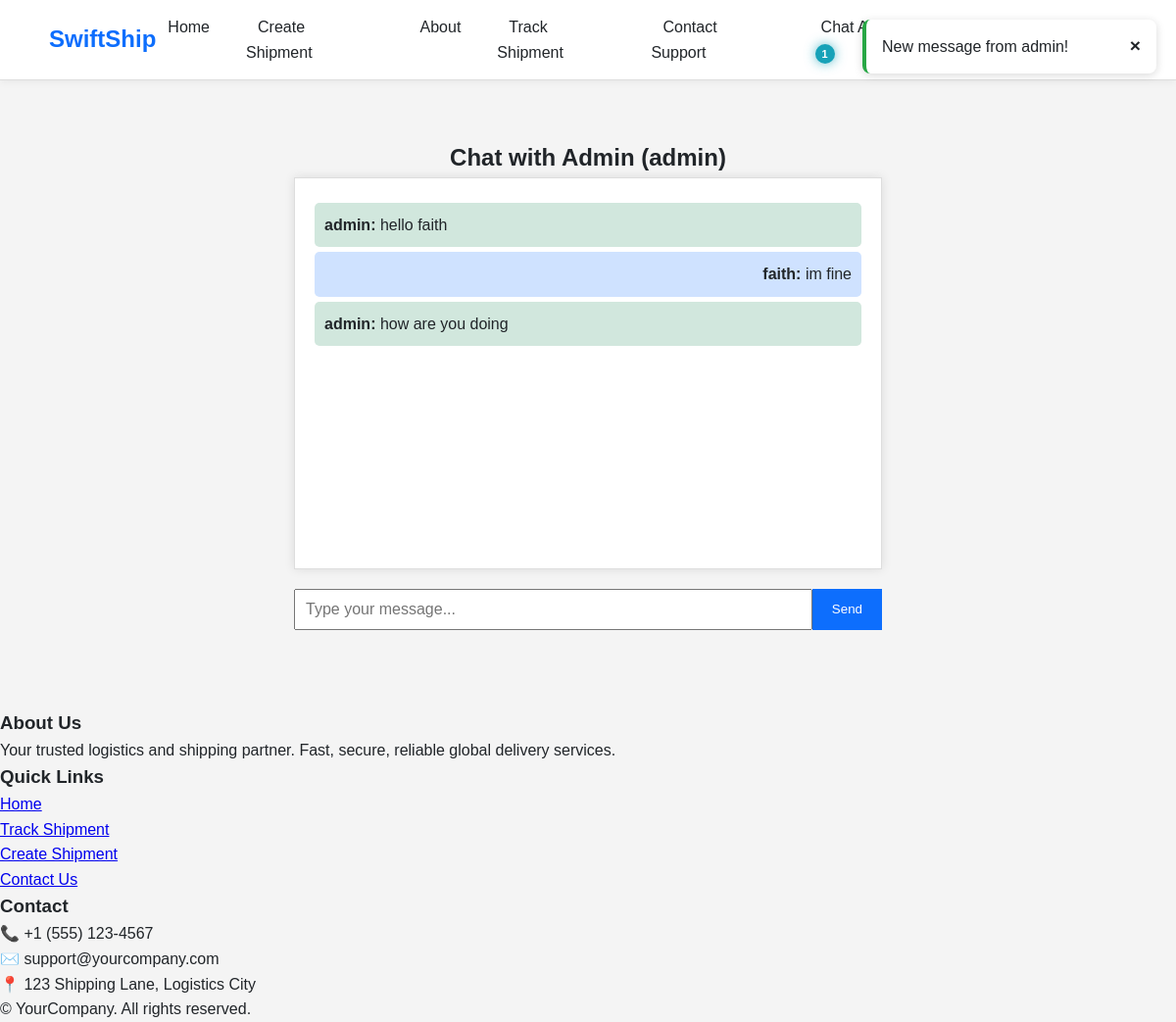
The page /user_chat (signed in) on the database as committed earlier.
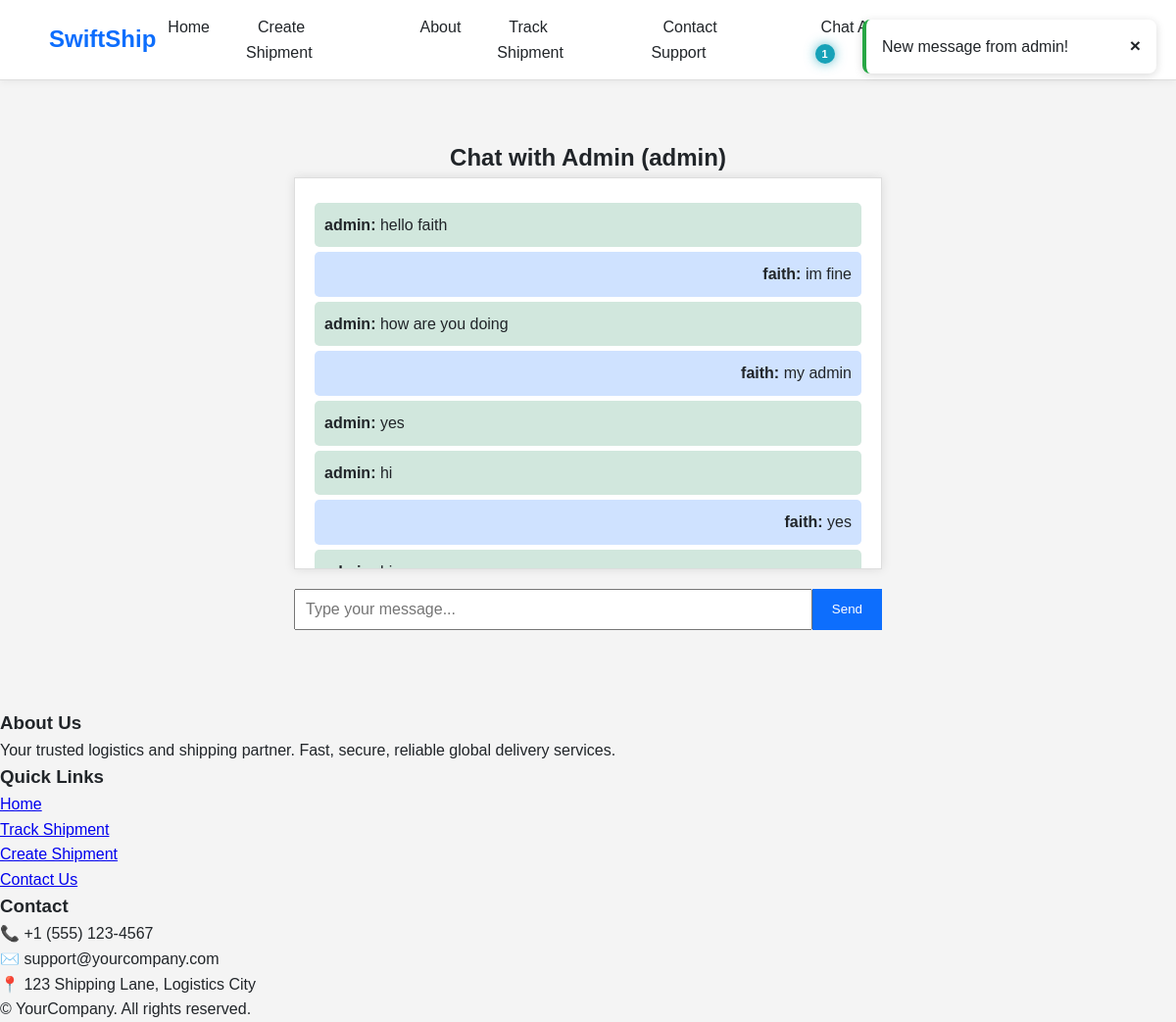
The same page on the database as committed later.
### app/models.py (models this page shows, shortened)
class PrivateChat(models.Model):
    sender = models.ForeignKey(User, on_delete=models.CASCADE, related_name='sent_messages')
    receiver = models.ForeignKey(User, on_delete=models.CASCADE, related_name='received_messages')
    message = models.TextField()
    timestamp = models.DateTimeField(auto_now_add=True)
    is_read = models.BooleanField(default=False)

### app/views.py (the view, shortened to what this page needs)
# urls.py: path('user_chat', views.user_chat, name='user_chat'),
@login_required
def user_chat(request):
    storage = get_messages(request)
    list(storage)  # Iterate through messages to clear them
    admin_user = User.objects.filter(is_staff=True).first()
    if not admin_user:
        messages.error(request, "Admin not available at the moment.")
        return redirect('home')
    messages_qs = PrivateChat.objects.filter(
        Q(sender=request.user, receiver=admin_user) |
        Q(sender=admin_user, receiver=request.user)
    ).order_by('timestamp')
    PrivateChat.objects.filter(sender=admin_user, receiver=request.user, is_read=False).update(is_read=True)
    return render(request, 'chat/user_chat.html', {
        'messages': messages_qs,
        'admin_user': admin_user
    })

### templates/chat/user_chat.html (shortened to what this page needs)
{% extends 'base.html' %}
{% block content %}
{% load static %}
</head>
<body>
<h2 style="text-align: center;">Chat with Admin ({{ admin_user.username }})</h2>
<div class="chat-box">
    {% for msg in messages %}
        <div class="message {% if msg.sender == request.user %}user{% else %}admin{% endif %}">
            <strong>{{ msg.sender.username }}:</strong> {{ msg.message }}
        </div>
    {% empty %}
        <p>No messages yet.</p>
    {% endfor %}
</div>
<form method="POST">
    <input type="text" name="message" placeholder="Type your message..." required>
    <button type="submit">Send</button>
</form>
{% endblock %}

Rows that differ between the two databases and show on the page:
added PrivateChat: sender.username "faith", message "my admin"
added PrivateChat: sender.username "admin", message "yes"
added PrivateChat: sender.username "admin", message "hi"
added PrivateChat: sender.username "faith", message "yes"
